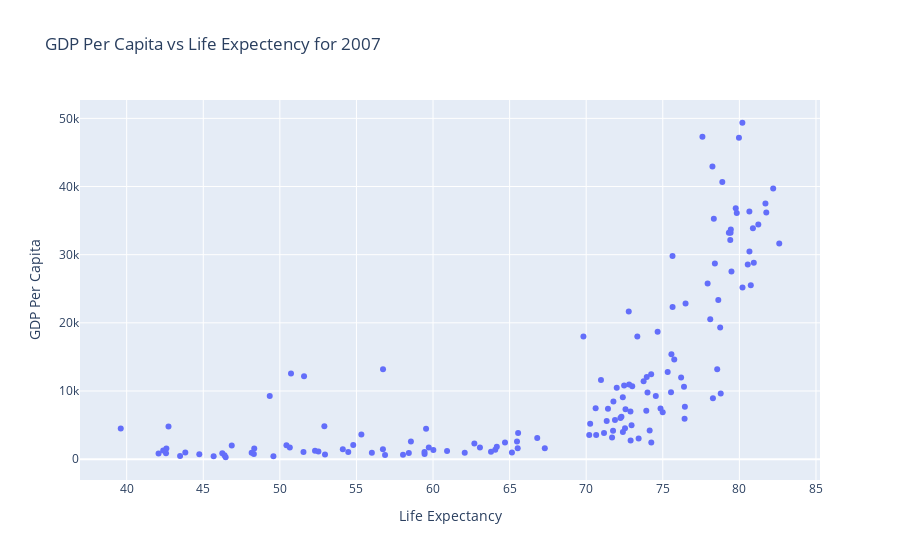

The notebook cell this image was saved under:
### Code cell
#for Scatter Plot
#this graph is interactive , we can hover over point to get more info
# we can zoom in , out download the image this all features are available

trace1=go.Scatter(x=gapmin_2007['lifeExp'],y=gapmin_2007['gdpPercap'],mode='markers')
data=[trace1]

layout = go.Layout(title='GDP Per Capita vs Life Expectency for 2007',xaxis={'title':'Life Expectancy'},yaxis={'title':'GDP Per Capita'})

fig=go.Figure(data,layout)
fig.show()

### Figure 1 — Plotly figure (JSON) as saved in the notebook; plotly's stock layout.template omitted (floating-point values rounded to 4 significant figures; data arrays with more than 128 entries replaced by an {"elided": "..."} marker saying what was removed)
{"data": [{"mode": "markers", "type": "scatter", "x": {"elided": "142 float values"}, "y": {"elided": "142 float values"}}], "layout": {"autosize": true, "title": {"text": "GDP Per Capita vs Life Expectency for 2007"}, "xaxis": {"autorange": true, "range": [37.02, 85.2], "title": {"text": "Life Expectancy"}, "type": "linear"}, "yaxis": {"autorange": true, "range": [-3773.0, 53410.0], "title": {"text": "GDP Per Capita"}, "type": "linear"}}}
